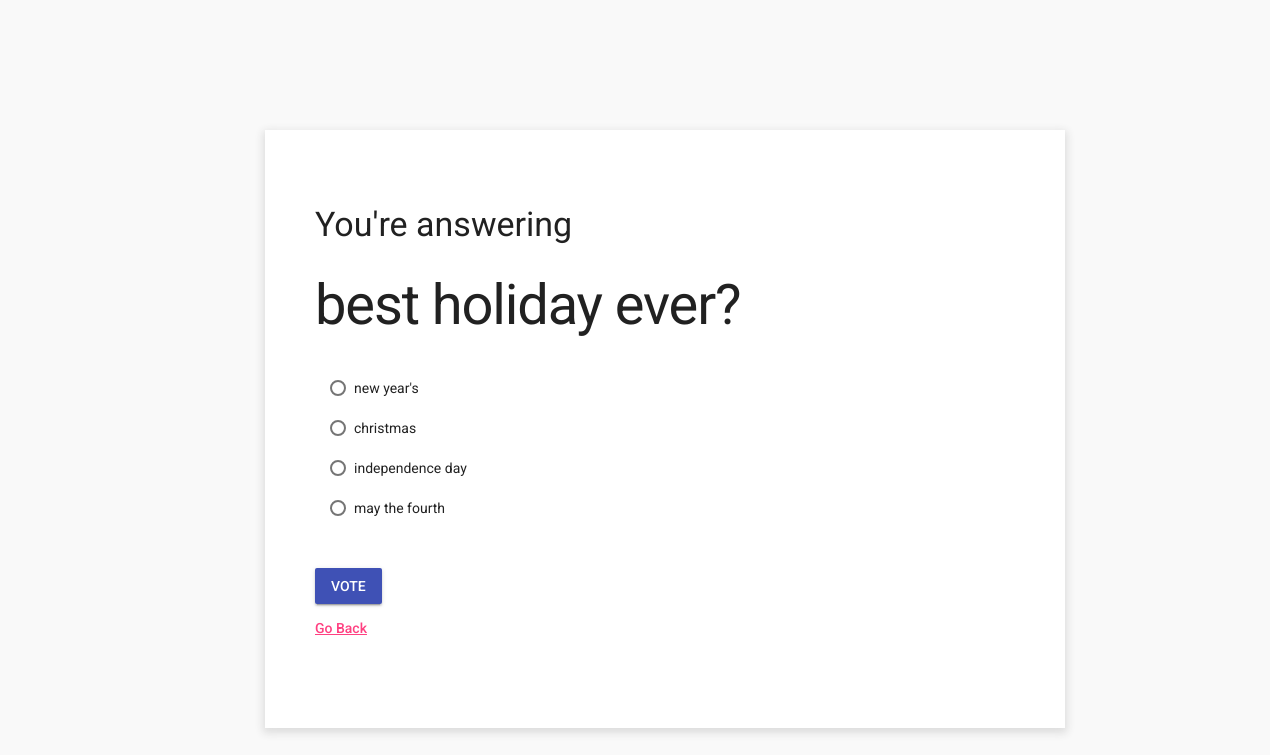
Page /polls/4/ (signed in) on the committed database.
### polls/models.py (models this page shows, shortened)
class Question(models.Model):
    question_text = models.CharField(max_length=200)
    pub_date = models.DateTimeField('date published')

class Choice(models.Model):
    question = models.ForeignKey(Question, on_delete=models.CASCADE)
    choice_text = models.CharField(max_length=200)
    votes = models.IntegerField(default=0)

### polls/views.py (the view)
# urls.py: path('<int:pk>/', views.DetailView.as_view(), name='detail'),
class DetailView(LoginRequiredMixin, generic.DetailView):
    login_url = "../../accounts/login"
    model = Question
    template_name = 'polls/detail.html'

### polls/templates/polls/detail.html (shortened to what this page needs)
<head>
  {% load static %}
  <link rel="stylesheet" type="text/css" href="{% static 'polls/mdl1.3.0/material.min.css' %}" />
  <link rel="stylesheet" type="text/css" href="{% static 'polls/style.css' %}"/>
  <link rel="stylesheet" type="text/css" href="{% static 'sesshandlr/styles.css' %}"/>
</head>
<body class="sess-body">
  <div class="site-container">
    <h3>You're answering</h3>
    <h1>{{ question.question_text }}</h1>
    <form action="{% url 'polls:vote' question.id %}" method="post">
    {% for choice in question.choice_set.all %}
      <label class="mdl-radio mdl-js-radio mdl-js-ripple-effect" for='choice{{ forloop.counter }}' style="margin: 8px 15px">
        <span class="mdl-radio__label"><p>{{ choice.choice_text }}</p></span>
      </label>
      <br/>
    {% endfor %}
    <br/>
    <input style="margin-top: 20px;" class="mdl-button mdj-js-button mdl-button--raised mdl-button--primary" type='submit' value='Vote' />
    <br/>
    </form>
    <a href="{% url 'polls:index' %}"  style="text-align: center">Go Back
    </a>
  </div>
</body>

### polls/static/polls/style.css (style rules this page uses)
h1, h2, h3 { color: navyblue; font-family: 'Roboto', 'Helvetica', 'Arial', sans-serif; }
p, a, h4, h5, h6 { font-family: 'Roboto', 'Helvetica', 'Arial', sans-serif; }

### sesshandl/static/sesshandlr/styles.css (style rules this page uses)
.sess-body { background-color: #f9f9f9; }
.site-container { margin: auto; margin-top: 100px; max-width: 700px; padding: 50px; padding-bottom: 90px; box-shadow: 0px 3px 8px 2px #dddddd; background-color: #ffffff; }

### rows in the picture
Question: question_text "best holiday ever?"
Choice: choice_text "new year's"
Choice: choice_text "christmas"
Choice: choice_text "independence day"
Choice: choice_text "may the fourth"
